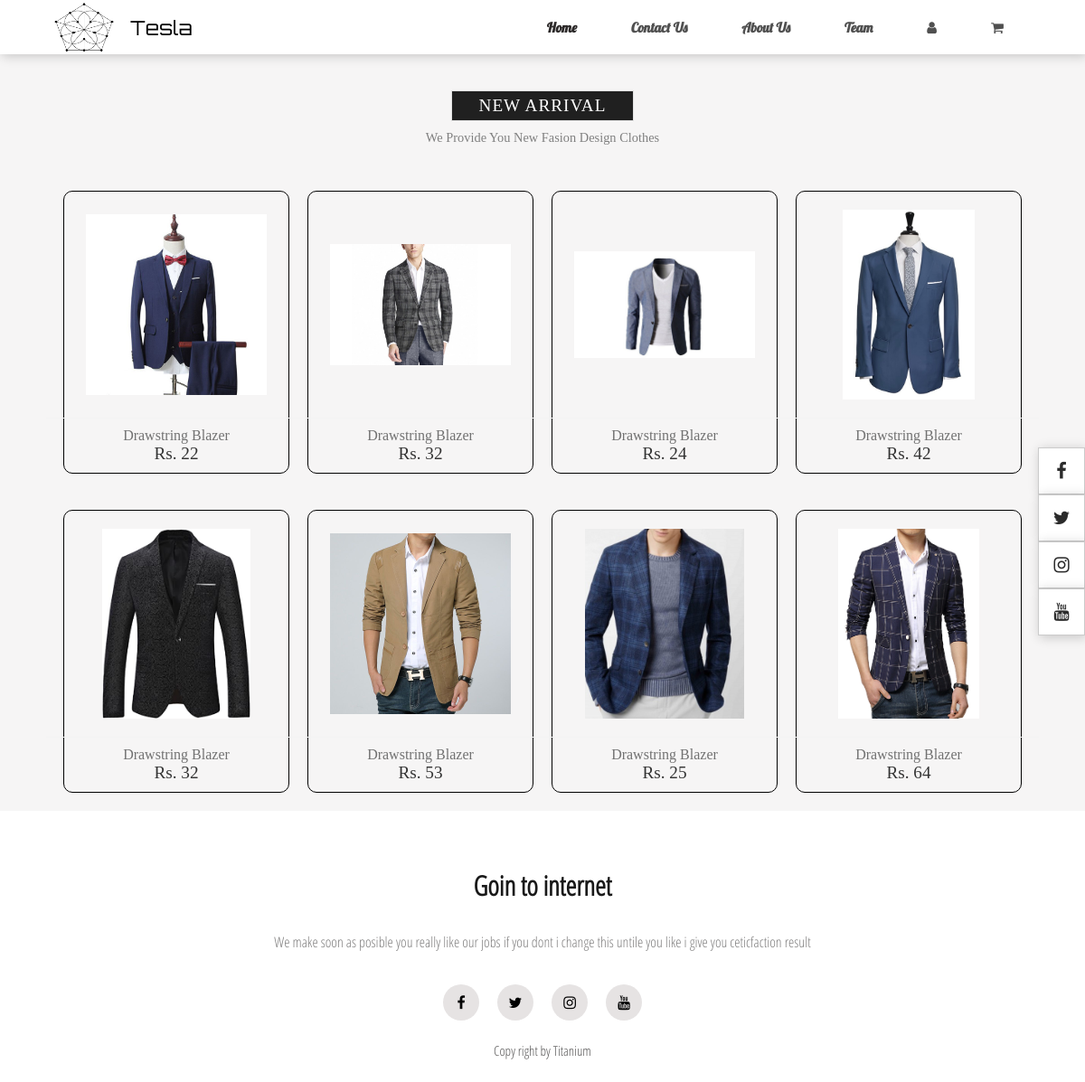
The app's page /blazers.php with its own data.
### tables this page shows
CREATE TABLE IF NOT EXISTS `tbl_products` (
  `id` int(11) NOT NULL AUTO_INCREMENT,
  `category` varchar(10) NOT NULL,
  `name` varchar(200) NOT NULL,
  `image` varchar(100) NOT NULL,
  `styleCode` varchar(10) NOT NULL,
  `price` int(11) NOT NULL,
  PRIMARY KEY (`id`)
);

### blazers.php (the view, shortened to what this page needs)
<?php
  include './components/header.php';
  include './database/connection.php';
?>
<?php
  $query = "SELECT * FROM `tbl_products` WHERE `category` = 'blazer'";
  $result = $connection->query($query);
?>
<section class="new-arrival">
            <div class="arrival-heading">
                <strong>New Arrival</strong>
                <p>We Provide You New Fasion Design Clothes</p>
            </div>
              <div class="product-container">
                  <?php
                    while ($row = $result->fetch_assoc()) {
                  ?>
                  <div class="product-box">
                      <div class="product-img">
                        <img src="images/<?php echo $row['image'] ?>">
                      </div>
                      <div class="product-details">
                          <a href="blazer-measurements.php?style_code=<?php echo $row['styleCode'] ?>" class="p-name"><?php echo $row['name'] ?></a>
                          <span class="p-price">Rs. <?php echo $row['price'] ?></span>
                      </div>
                  </div>
                  <?php
                  }
                  ?>
              </div>
          </section>
<?php include './components/footer.php' ?>

### components/header.php (shortened to what this page needs)
<!doctype html>
<html>
<head>
	<link rel="stylesheet" type="text/css" href="https://stackpath.bootstrapcdn.com/font-awesome/4.7.0/css/font-awesome.min.css"/>
	<link rel="stylesheet" type="text/css" href="css/style.css"/>
</head>
<body>
	<div class="sidebar-social-icons">
		<a href="#"><i class="fa fa-facebook"></i></a>
		<a href="#"><i class="fa fa-twitter"></i></a>
		<a href="#"><i class="fa fa-instagram"></i></a>
		<a href="#"><i class="fa fa-youtube"></i></a>
	</div>
	<section>
		<nav>
			<a href="#" class="logo"><img src="images/tesla_logo.png" width="66" height="57" alt=""><span class="logo-header">Tesla</span></a>
			<ul>
				<li><a href="index.php" class="active">Home</a></li>
				<li><a href="#">Contact Us</a></li>
				<li><a href="about-us.php">About Us</a></li>
				<li><a href="#">Team</a></li>
				<li><a href="#"><i class="fa fa-user" aria-hidden="true"></i></a></li>
				<li><a href="#"><i class="fa fa-shopping-cart" aria-hidden="true"></i></a></li>
			</ul>
		</nav>
	</section>
	<div class="container">

### components/footer.php
	</div>
	<footer>
		<p>Goin to internet</p>
		<p>We make soon as posible you really like our jobs if you dont i change this untile you like i give you ceticfaction result</p>
			<div class="social-icon">
				<a href="#"><i class="fa fa-facebook"></i></a>
				<a href="#"><i class="fa fa-twitter"></i></a>
				<a href="#"><i class="fa fa-instagram"></i></a>
				<a href="#"><i class="fa fa-youtube"></i></a>
			</div>
			<p class="copyright">Copy right by Titanium</p>
	</footer>
</body>
</html>

### css/style.css (style rules this page uses)
body { background-color: #f6f5f5; margin: 0px; padding: 0px; }
ul { list-style: none; }
a { text-decoration: none; }
nav { display: flex; justify-content: space-between; align-items: center; height: 60px; background-color: #ffffff; box-shadow: 2px 2px 12px rgba(0,0,0,0.2); padding: 0px 5%; }
nav ul { display: flex; }
nav ul li a { margin: 30px; font-family: Lob; color: #505050; font-size: 15px; font-weight: 700; }
nav .logo { font-family: Orb; color:#000000; font-size: 22px; display: flex; }
nav .logo .logo-header { padding: 15px 18px; }
nav a.active { font-weight: bold; color: #2d2a2a; }
footer { height: 300px; display: flex; flex-direction: column; justify-content: center; align-items: center; position: relative; background: #fff; }
footer p { font-family: Open; }
footer p:nth-child(1) { font-size: 30px; font-weight: bold; color: #191919; line-height: 10px; }
footer p:nth-child(2) { font-size: 16px; color: #7e7d7d; width: 600px; text-align: center; }
footer .social-icon a { width: 40px; height: 40px; display: flex; justify-content: center; align-items: center; background-color: #e6e3e3; margin: 20px 10px; border-radius: 50%; }
footer .social-icon { display: flex; }
footer .copyright { color: #565555; font-size: 15px; position: absolute; left: 50%; bottom: 10px; transform: translateX(-50%); }
footer .social-icon i { color: #000000; }
.arrival-heading strong { font-size: 1.2rem; letter-spacing: 1px; color: #1b1919; text-transform: uppercase; font-weight: 600; margin-top: 40px; padding: 5px 30px; border: 1px solid #e0e0e0; }
.arrival-heading { display: flex; justify-content: center; align-items: center; flex-direction: column; }
.arrival-heading strong { color: #ffffff; background-color: #202020; font-weight: 500; }
.arrival-heading p { color: #808080; margin: 10px; font-size: 0.9rem; }
.product-container { width:90%; display: flex; justify-content: center; align-items: center; flex-wrap: wrap; margin-top: 20px; }
.product-box { display: flex; flex-grow: 10; flex-direction: column; align-items: center; border: 1px solid #000000; border-radius: 10px; margin: 20px 10px; }
.product-img { width:200px; height: 210px; margin: 20px; cursor: pointer; position: relative; }
.product-img img { width:100%; height: 100%; object-fit: contain; object-position: center; }
.product-details { display: flex; flex-direction: column; align-items: center; width: 100%; padding: 10px 20px; border-top: 1px solid #f3f3f3; }
.p-name { color: #727272; }
.p-price { color: #333333; font-size: 1.2rem; font-weight: 400; }
.new-arrival { display: flex; flex-direction: column; justify-content: center; align-items: center; }
.sidebar-social-icons { position: fixed; top: 50%; right: 0px; transform: translateY(-50%); z-index: 10; }
.sidebar-social-icons a { display: flex; justify-content: center; align-items: center; width: 50px; height: 50px; padding: 0px; margin: 0px; line-height: 0px; background-color: #FFFFFF; border: 1px solid #cbcbcb; box-shadow: 2px 2px 12px rgba(0,0,0,0.2); }
.sidebar-social-icons i { color: #2b2b2b; font-size: 20px; }

### records on screen
tbl_products: image (picture), name "Drawstring Blazer", price "22"
tbl_products: image (picture), name "Drawstring Blazer", price "32"
tbl_products: image (picture), name "Drawstring Blazer", price "24"
tbl_products: image (picture), name "Drawstring Blazer", price "42"
tbl_products: image (picture), name "Drawstring Blazer", price "32"
tbl_products: image (picture), name "Drawstring Blazer", price "53"
tbl_products: image (picture), name "Drawstring Blazer", price "25"
tbl_products: image (picture), name "Drawstring Blazer", price "64"
